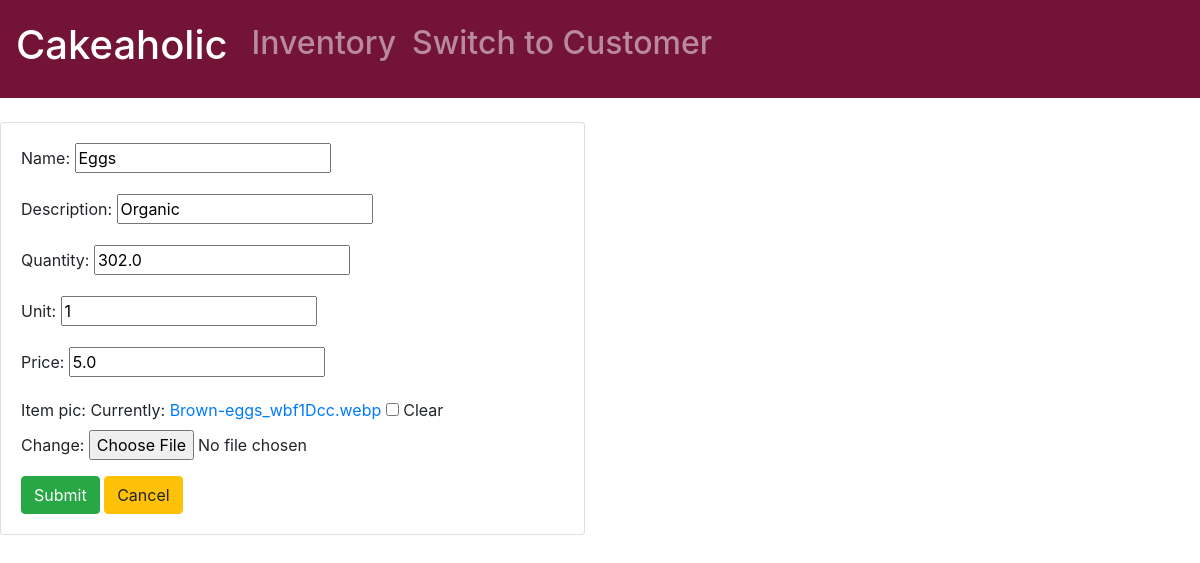
The app's page /inventory/update_item/14/, older data.
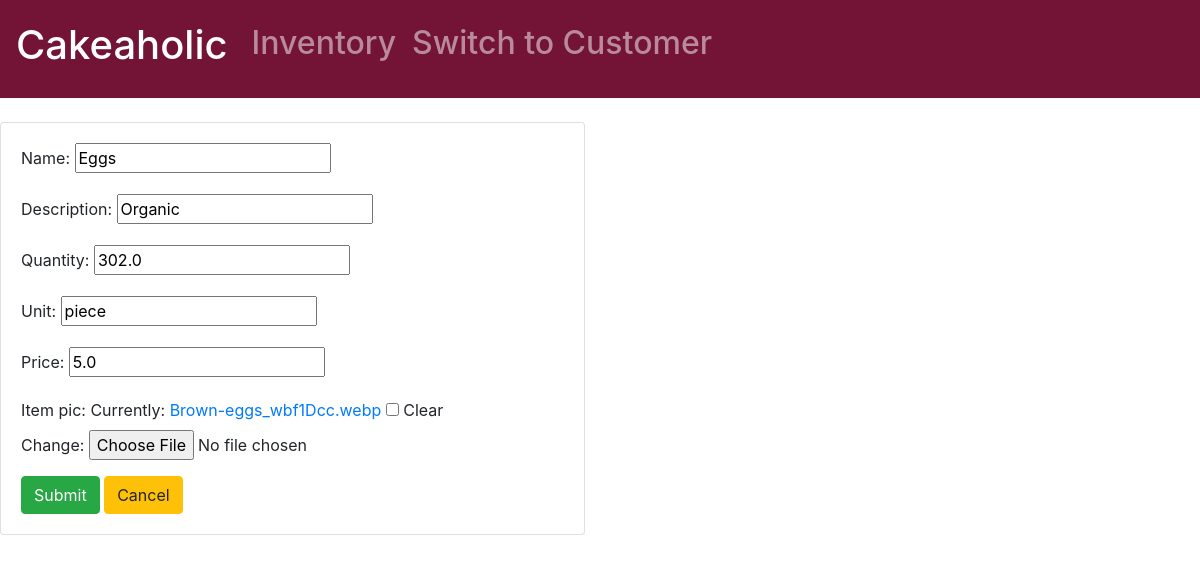
The same page, newer data.
### inventory/models.py (models this page shows, shortened)
class inventoryItem(models.Model):
    name = models.CharField(max_length=100, null=True)
    description = models.CharField(max_length=200, null=True)
    quantity = models.FloatField(null=True)
    unit = models.CharField(max_length=5, null=True)
    price = models.FloatField(null=True)
    item_pic = models.ImageField(null=True, blank=True)

### inventory/views.py (the view)
# urls.py: path('update_item/<str:pk>/', views.updateItem, name='update_item'),
def updateItem(request, pk):
	item = inventoryItem.objects.get(id=pk)
	form = itemForm(instance=item)
	if request.method == 'POST':
		form = itemForm(request.POST, request.FILES, instance=item)
		if form.is_valid():
			form.save()
			return redirect('/inventory/inventory')
	context = {'form': form}
	return render(request, 'inventory/item_form.html', context)

### inventory/forms.py
class itemForm(ModelForm):
    class Meta:
        model = inventoryItem
        fields = '__all__'

### inventory/templates/inventory/item_form.html (shortened to what this page needs)
{% extends 'inventory/main.html' %}
{% load static %}
{% block content %}
<br>
<div class="row">
	<div class="col-6">
		<div class="card card-body">
			<form action="" method="POST" enctype="multipart/form-data">
				{{form.as_p}}
				<input class="btn btn-success" type="submit" name="submit" value="Submit">
				<a class="btn btn-warning" href="{% url 'inventory:inventory'%}">Cancel</a>
			</form>
		</div>
	</div>
</div>
{% endblock content %}

Row changes from the older to the newer data that the page shows:
changed inventoryItem "Eggs": unit "1" → "piece"
